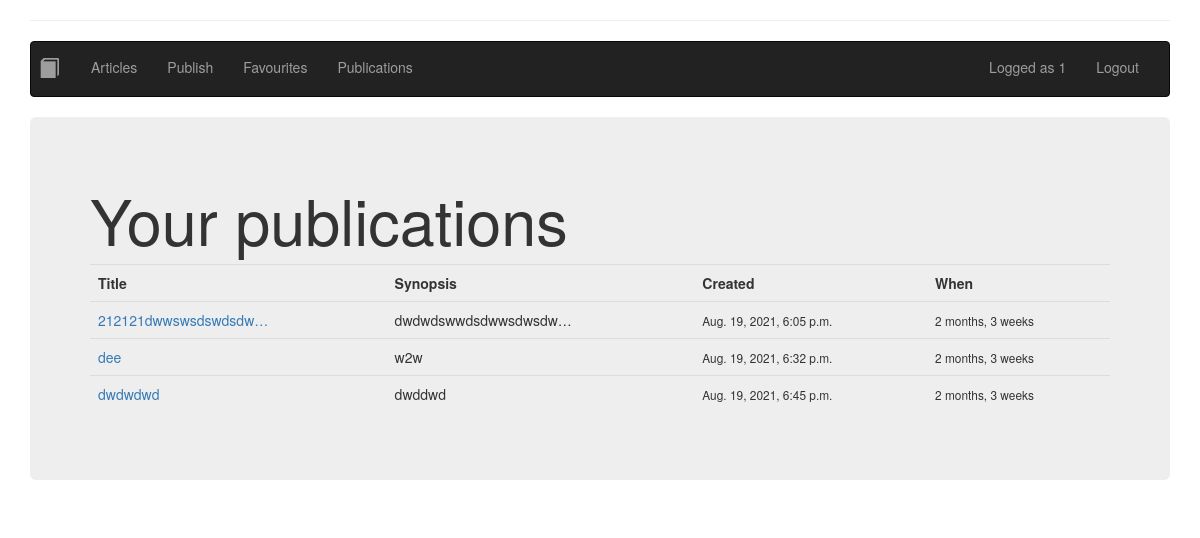
The app's page /publications/ (signed in) with its own data.
### ex/models/article.py (models this page shows, shortened)
class Article(models.Model):
	title = models.CharField(("Article title"), max_length=64, null=False)
	author: User = models.ForeignKey(User, verbose_name=("Article author"), on_delete=models.CASCADE, null=False)
	created = models.DateTimeField(("Article Created"), auto_now=False, auto_now_add=True)
	synopsis = models.CharField(("aricle synopsis"), max_length=312, null=False)
	content = models.TextField(("article content"))

### ex/views/blog.py (the view)
# urls.py: path('publications/', views.Publications.as_view(), name='publications'),
class Publications(ListView):
    model = Article
    template_name = 'ex/publications.html'

### ex/templates/ex/publications.html (shortened to what this page needs)
{% extends 'ex/base.html' %}
{% block content %}
<h1>Your publications</h1>
<table class='table'>
	<th>Title</th>
	<th>Synopsis</th>
	<th>Created</th>
	<th>When</th>
  {% for article in object_list %}
  	{% if article.author == request.user %}
	<tr>
      <td><a href="{% url 'post_detail' article.pk %}">{{ article.title|truncatechars:20 }}</a></td>
	  <td>{{ article.synopsis|truncatechars:20 }}</td>
	  <td><small>{{ article.created }}</small></td>
	  <td><small>{{ article.created|timesince}}</small></td>
    </tr>
	{% endif %}
  {% endfor %}
</table>
{% endblock content %}

### ex/templates/ex/nav.html (shortened to what this page needs)
{% block nav %}
{% load static %}{% load bootstrap3 %}
<hr />
<nav class="navbar navbar-inverse">
  <div class="container-fluid">
    <div class="navbar-header">
      <ul class="nav navbar-nav navbar-right">
        <li >
			{% if last_article %}
            <a href="{% url 'post_detail' last_article.id %}">
                <span style="margin-left:-22px; font-size:20px" class="glyphicon glyphicon-book " aria-hidden="true"></span><span class="sr-only">(current)</span></a>
			{% endif %}
        </li>
        <li><a href="{% url 'home' %}">Articles</a></li>
        {% if user.is_authenticated %}
		<li><a href="{% url 'post_new' %}">Publish</a></li>
        <li><a href="{% url 'favourites' %}">Favourites</a></li>
        <li><a href="{% url 'publications' %}">Publications</a></li>
        {% else %}
        <li><a href="{% url 'register' %}">Register</a></li>
        {% endif %}
      </ul>
    </div>
    <div class="container-fluid">
      <ul class="nav navbar-nav navbar-right">
        {% if user.is_authenticated %}
        <li ><a href="#">Logged as {{request.user.username}}</a></li>
        <li ><a href="{% url 'logout' %}">Logout</a></li>
        {% endif %}
      </ul>
    </div>
  </div>
</nav>
{% endblock %}

### records on screen
Article: title "212121dwwswsdswdsdw…", synopsis "dwdwdswwdsdwwsdwsdw…", created "Aug. 19, 2021, 6:05 p.m.", created "2 months, 3 weeks"
Article: title "dee", synopsis "w2w", created "Aug. 19, 2021, 6:32 p.m.", created "2 months, 3 weeks"
Article: title "dwdwdwd", synopsis "dwddwd", created "Aug. 19, 2021, 6:45 p.m.", created "2 months, 3 weeks"

### other values on screen
{{ request.user.username }} "1"
